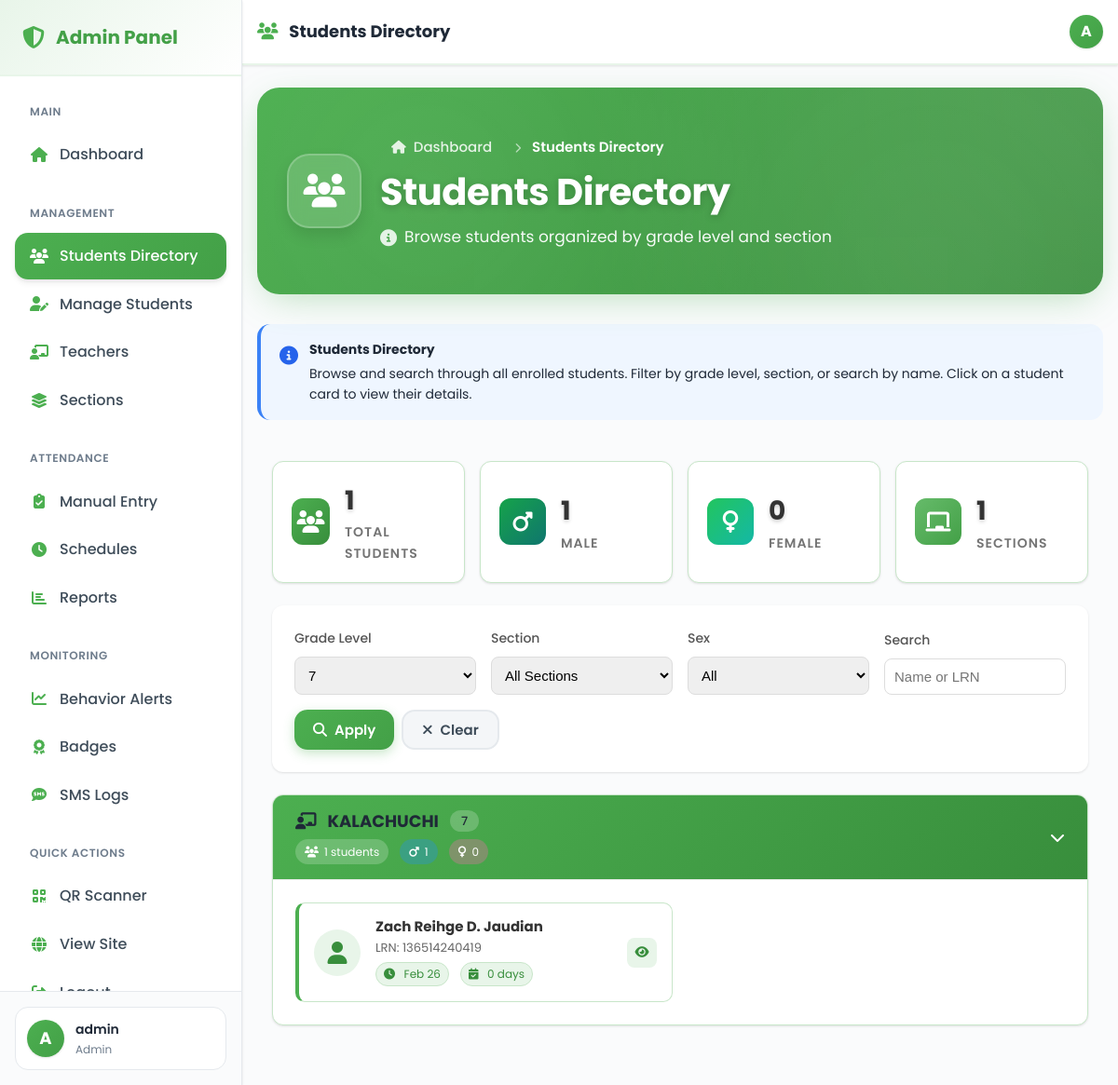
/admin/students_directory.php?grade_level=7 (signed in), run on the app's committed database.
### tables this page shows
CREATE TABLE `students` (
  `id` int NOT NULL,
  `lrn` varchar(13) NOT NULL COMMENT 'Learner Reference Number (11-13 digits)',
  `first_name` varchar(50) NOT NULL,
  `middle_name` varchar(50) DEFAULT NULL COMMENT 'Middle name for DepEd forms',
  `last_name` varchar(50) NOT NULL,
  `sex` enum('Male','Female','M','F') NOT NULL DEFAULT 'Male' COMMENT 'Sex for SF2 reporting',
  `email` varchar(50) NOT NULL COMMENT 'Parent email for alerts notifications',
  `class` varchar(50) NOT NULL COMMENT 'Grade level (e.g., Grade 12)',
  `section` varchar(50) DEFAULT NULL COMMENT 'Section name (e.g., BARBERRA)',
  `qr_code` varchar(255) DEFAULT NULL COMMENT 'QR code data for scanning',
  `created_at` timestamp NULL DEFAULT CURRENT_TIMESTAMP,
  `mobile_number` varchar(15) NOT NULL DEFAULT '' COMMENT 'Parent mobile number for SMS notifications'
);

### admin/students_directory.php (the view, shortened to what the rows shown need)
<?php
require_once 'config.php';
$pageTitle = 'Students Directory';
$filterGradeLevel = $_GET['grade_level'] ?? '';
try {
    $colStmt = $pdo->prepare("SELECT COLUMN_NAME FROM INFORMATION_SCHEMA.COLUMNS WHERE TABLE_SCHEMA = DATABASE() AND TABLE_NAME = 'students'");
    $colStmt->execute();
    $studentCols = $colStmt->fetchAll(PDO::FETCH_COLUMN);
} catch (Exception $e) {
    $studentCols = [];
}
try {
    $colStmt = $pdo->prepare("SELECT COLUMN_NAME FROM INFORMATION_SCHEMA.COLUMNS WHERE TABLE_SCHEMA = DATABASE() AND TABLE_NAME = 'attendance'");
    $colStmt->execute();
    $attendanceCols = $colStmt->fetchAll(PDO::FETCH_COLUMN);
} catch (Exception $e) {
    $attendanceCols = [];
}
$hasLrn = in_array('lrn', $studentCols, true);
$hasStudentId = in_array('student_id', $studentCols, true) || in_array('id', $studentCols, true);
$attendanceUsesLrn = in_array('lrn', $attendanceCols, true);
$attendanceUsesStudentId = in_array('student_id', $attendanceCols, true);
$hasSectionId = in_array('section_id', $studentCols, true);
$hasSectionName = in_array('section', $studentCols, true);
$params = [];
$attendanceIdField = $attendanceUsesLrn ? 'lrn' : ($attendanceUsesStudentId ? 'student_id' : null);
$studentIdRef = $hasLrn ? 's.lrn' : ($hasStudentId ? 's.student_id' : 's.id');
if ($attendanceIdField !== null) {
    $monthlySub = "(SELECT COUNT(*) FROM attendance a WHERE a.{$attendanceIdField} = {$studentIdRef} AND MONTH(a.date) = MONTH(CURRENT_DATE) AND YEAR(a.date) = YEAR(CURRENT_DATE)) as monthly_attendance";
    $lastSub = "(SELECT MAX(date) FROM attendance a WHERE a.{$attendanceIdField} = {$studentIdRef}) as last_attendance";
} else {
    $monthlySub = "0 as monthly_attendance";
    $lastSub = "NULL as last_attendance";
}
if ($hasSectionId) {
    $join = "LEFT JOIN sections sec ON s.section_id = sec.id";
    $sectionSelect = "sec.section_name, sec.grade_level";
    $orderSection = "sec.grade_level, sec.section_name";
} elseif ($hasSectionName) {
    $join = "";
    $sectionSelect = "(SELECT ss.section_name FROM sections ss WHERE ss.section_name = s.section LIMIT 1) AS section_name, (SELECT ss.grade_level FROM sections ss WHERE ss.section_name = s.section LIMIT 1) AS grade_level";
    $orderSection = "(SELECT ss.grade_level FROM sections ss WHERE ss.section_name = s.section LIMIT 1), (SELECT ss.section_name FROM sections ss WHERE ss.section_name = s.section LIMIT 1)";
} else {
    $join = "";
    $sectionSelect = "NULL AS section_name, '' AS grade_level";
    $orderSection = "''";
}
$query = "SELECT s.*, {$sectionSelect}, {$monthlySub}, {$lastSub} FROM students s" . ($join ? " {$join} " : "") . " WHERE 1=1";
if ($filterGradeLevel) {
    if ($hasSectionId) {
        $query .= " AND sec.grade_level = ?";
        $params[] = $filterGradeLevel;
    } elseif ($hasSectionName) {
        $query .= " AND (SELECT ss.grade_level FROM sections ss WHERE ss.section_name = s.section LIMIT 1) = ?";
        $params[] = $filterGradeLevel;
    } else {
        $query .= " AND 1=0";
    }
}
$query .= " ORDER BY {$orderSection}, s.last_name, s.first_name";
try {
    $stmt = $pdo->prepare($query);
    $stmt->execute($params);
    $students = $stmt->fetchAll(PDO::FETCH_ASSOC);
} catch (Exception $e) {
    $students = [];
    error_log("Students directory error: " . $e->getMessage());
}
$studentsBySection = [];
foreach ($students as $student) {
    $sectionKey = $student['section_id'] ?? 'unassigned';
    $sectionName = $student['section_name'] ?? 'Unassigned';
    $gradeLevel = $student['grade_level'] ?? '';
    if (!isset($studentsBySection[$sectionKey])) {
        $studentsBySection[$sectionKey] = [
            'name' => $sectionName,
            'grade_level' => $gradeLevel,
            'students' => [],
            'male_count' => 0,
            'female_count' => 0
        ];
    }
    $studentsBySection[$sectionKey]['students'][] = $student;
    $sex = $student['sex'] ?? $student['gender'] ?? '';
    if (strtolower($sex) === 'male') {
        $studentsBySection[$sectionKey]['male_count']++;
    } else {
        $studentsBySection[$sectionKey]['female_count']++;
    }
}
include 'includes/header_modern.php';
?>
<div class="page-header-enhanced">
    <div class="page-header-content-enhanced">
        <div class="page-title-section">
            <div class="page-title-content">
                <h1 class="page-title-enhanced"><?php echo $pageTitle; ?></h1>
            </div>
        </div>
    </div>
</div>
<div class="content-wrapper">
    <?php if (empty($studentsBySection)): ?>
        <div class="empty-state">
            <i class="fas fa-users-slash"></i>
            <h3>No Students Found</h3>
            <p>No students match your current filters. Try adjusting your search criteria.</p>
        </div>
    <?php else: ?>
        <?php foreach ($studentsBySection as $sectionKey => $sectionData): ?>
            <div class="section-card">
                <div class="section-header" onclick="toggleSection('section-<?php echo $sectionKey; ?>')">
                    <div class="section-info">
                        <h3>
                            <i class="fas fa-chalkboard-teacher"></i>
                            <?php echo htmlspecialchars($sectionData['name']); ?>
                            <?php if ($sectionData['grade_level']): ?>
                                <span class="grade-badge"><?php echo htmlspecialchars($sectionData['grade_level']); ?></span>
                            <?php endif; ?>
                        </h3>
                        <div class="section-stats">
                            <span class="stat-pill">
                                <i class="fas fa-users"></i> <?php echo count($sectionData['students']); ?> students
                            </span>
                            <span class="stat-pill male">
                                <i class="fas fa-mars"></i> <?php echo $sectionData['male_count']; ?>
                            </span>
                            <span class="stat-pill female">
                                <i class="fas fa-venus"></i> <?php echo $sectionData['female_count']; ?>
                            </span>
                        </div>
                    </div>
                    <i class="fas fa-chevron-down section-toggle"></i>
                </div>
                <div id="section-<?php echo $sectionKey; ?>" class="section-content">
                    <div class="students-grid">
                        <?php foreach ($sectionData['students'] as $student): ?>
                            <div class="student-card">
                                <div class="student-avatar">
                                    <?php
                                    $sex = $student['sex'] ?? $student['gender'] ?? 'Male';
                                    $avatarIcon = (strtolower($sex) === 'female') ? 'fa-user-female' : 'fa-user';
                                    $avatarClass = (strtolower($sex) === 'female') ? 'female' : 'male';
                                    ?>
                                    <i class="fas <?php echo $avatarIcon; ?> <?php echo $avatarClass; ?>"></i>
                                </div>
                                <div class="student-info">
                                    <h4>
                                        <?php
                                        $fullName = $student['first_name'];
                                        if (!empty($student['middle_name'])) {
                                            $fullName .= ' ' . substr($student['middle_name'], 0, 1) . '.';
                                        }
                                        $fullName .= ' ' . $student['last_name'];
                                        echo htmlspecialchars($fullName);
                                        ?>
                                    </h4>
                                    <?php
                                    $displayLrn = $student['lrn'] ?? $student['student_id'] ?? $student['id'] ?? '';
                                    $monthly = isset($student['monthly_attendance']) ? (int)$student['monthly_attendance'] : 0;
                                    $lastAtt = $student['last_attendance'] ?? null;
                                    ?>
                                    <div class="student-id">LRN: <?php echo htmlspecialchars($displayLrn); ?></div>
                                    <div class="student-meta">
                                        <?php if ($lastAtt): ?>
                                            <span class="last-seen" title="Last Attendance">
                                                <i class="fas fa-clock"></i>
                                                <?php echo date('M d', strtotime($lastAtt)); ?>
                                            </span>
                                        <?php endif; ?>
                                        <span class="monthly-attendance" title="This Month's Attendance">
                                            <i class="fas fa-calendar-check"></i>
                                            <?php echo $monthly; ?> days
                                        </span>
                                    </div>
                                </div>
                                <div class="student-actions">
                                    <?php
                                    if ($hasLrn && !empty($student['lrn'])) {
                                        $idType = 'lrn';
                                        $idValue = $student['lrn'];
                                    } elseif (!empty($student['student_id'])) {
                                        $idType = 'student_id';
                                        $idValue = $student['student_id'];
                                    } elseif (!empty($student['id'])) {
                                        $idType = 'id';
                                        $idValue = $student['id'];
                                    } else {
                                        $idType = 'id';
                                        $idValue = '';
                                    }
                                    $escapedId = htmlspecialchars($idValue, ENT_QUOTES);
                                    ?>
                                    <button class="btn-icon" title="View Details" onclick="viewStudentDetails('<?php echo $escapedId; ?>','<?php echo $idType; ?>')">
                                        <i class="fas fa-eye"></i>
                                    </button>
                                </div>
                            </div>
                        <?php endforeach; ?>
                    </div>
                </div>
            </div>
        <?php endforeach; ?>
    <?php endif; ?>
</div>
<?php include 'includes/footer_modern.php'; ?>

### data on the page
students: name "KALACHUCHI", grade_level "7", count($sectionData['students']) "1", male_count "1", female_count "0", fullName "Zach Reihge D. Jaudian", lrn "136514240419", lastAtt "Feb 26", monthly "0"

### other printed values
substr($currentAdmin['username'], 0, 1) "A"
sanitizeOutput($currentAdmin['username']) "admin"
sanitizeOutput($currentAdmin['role']) "Admin"
$pageTitle "Students Directory"
$totalStudents "1"
$totalMale "1"
$totalFemale "0"
count($studentsBySection) "1"
form field grade_level "7"
